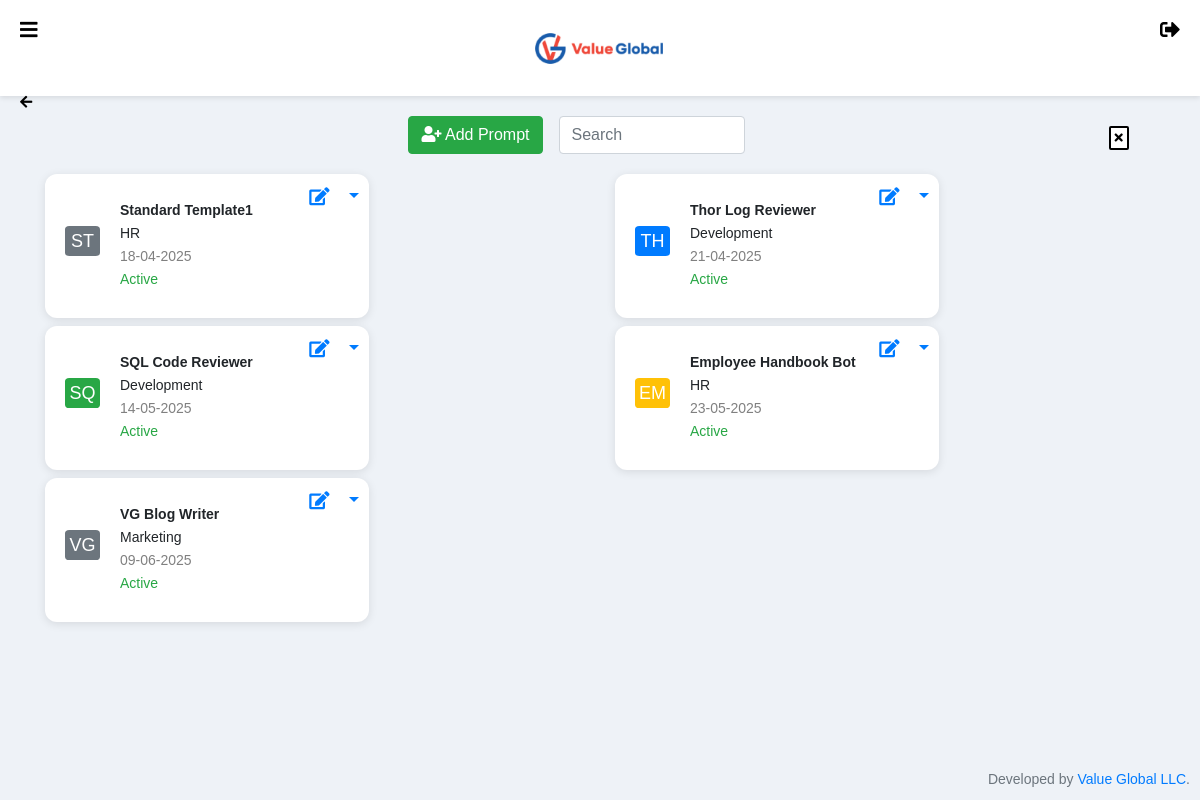
Screenshot of /view_autogptPermission with the database file from the repository.
### tables this page shows
CREATE TABLE autogpt1 (
            id INTEGER PRIMARY KEY AUTOINCREMENT,
            business_function TEXT NOT NULL,
            gpt_name TEXT NOT NULL,
            description TEXT NOT NULL,
            prompt TEXT NOT NULL,
            template_file TEXT,
            timestamp TIMESTAMP DEFAULT CURRENT_TIMESTAMP,
            username TEXT NOT NULL,        
            role TEXT NOT NULL,
            version TEXT NOT NULL,
            input_expected TEXT NOT NULL,
            status
        , help_text TEXT);

### routes/prompt/view_autogptPermission.py (the view)
@prompt_bp.route('/view_autogptPermission', methods=['GET'])
def view_autogptPermission():
    query = request.args.get('query', '').strip()  # Ensure correct variable name
    with sqlite3.connect('autogpt1.db') as conn:
        conn.row_factory = sqlite3.Row
        cur = conn.cursor()
        if query:
            cur.execute("""
                SELECT id, gpt_name, business_function, timestamp, status
                FROM autogpt1
                WHERE gpt_name LIKE ? OR business_function LIKE ?
            """, (f'%{query}%', f'%{query}%'))
        else:
            cur.execute("SELECT id, gpt_name, business_function, timestamp, status FROM autogpt1")
        prompts = cur.fetchall()
    return render_template('prompt/view_autogptPermission.html', prompts=prompts, query=query)

### templates/prompt/view_autogptPermission.html (shortened to what this page needs)
<!DOCTYPE html>
<html lang="en">
<head>
    <link rel="stylesheet" href="https://stackpath.bootstrapcdn.com/bootstrap/4.5.2/css/bootstrap.min.css">
    <link rel="stylesheet" href="https://cdnjs.cloudflare.com/ajax/libs/font-awesome/6.4.2/css/all.min.css">
    <link rel="stylesheet" href="https://cdnjs.cloudflare.com/ajax/libs/font-awesome/5.15.4/css/all.min.css">
</head>
<body>
    <header class="header">
        <div class="menu-container" onclick="toggleDropdown()">
            <i class="fas fa-bars menu-icon"></i>
        </div>
        <div class="logo-container">
            <img src="{{ url_for('static', filename='LogoWhite.png') }}" alt="Logo" class="logo">
        </div>
        <div class="logout-container">
            <a href="{{ url_for('auth.index') }}" title="Log Out">
                <i class="fas fa-sign-out-alt logout-icon"></i>
            </a>
        </div>
    </header>
    <div class="back-icon-container">
        <a href="{{ url_for('auth.roles_permission') }}" class="back-icon" title="Go Back">
            <i class="fas fa-arrow-left"></i>
        </a>
    </div>
    <div class="container d-flex justify-content-center mb-3">
        <a href="{{ url_for('prompt.create_autogpt') }}" class="btn btn-success mr-3">
            <i class="fas fa-user-plus"></i> Add Prompt
        </a>
        <form action="/view_autogptPermission" method="get" class="d-flex position-relative">
            <input type="text" name="query" class="form-control search-input" placeholder="Search" value="{{ query }}">
            <i class="fas fa-times cancel-icon" id="cancel-search"></i>
        </form>
    </div>
    <div class="container">
        <div class="row">
            {% for prompt in prompts %}
            <div class="col-md-6">
                <div class="user-card {% if prompt['status'] == 'Inactive' %}blurred{% endif %}">
                    <div class="user-initial {{ loop.cycle('color-1', 'color-2', 'color-3', 'color-4') }}">
                        {{ prompt['gpt_name'][0:2].upper() }}
                    </div>
                    <div class="user-details">
                        <p><strong>{{ prompt['gpt_name'] }}</strong></p>
                        <p>{{ prompt['business_function'] }}</p>
                        <p class="timestamp">{{ prompt['timestamp'] }}</p>
                        <p class="prompt-status
                        {% if prompt['status'] == 'Active' %}text-success{% elif prompt['status'] == 'Inactive'%}text-danger{% endif %}">
                        {{ prompt['status'] }}
                        </p>
                    </div>
                    <div class="actions">
                        <a href="{{ url_for('prompt.edit_autogpt', prompt_id=prompt['id']) }}"><i class="fas fa-edit action-icon"></i></a>
                        <div class="dropdown">
                            <button class="btn btn-link dropdown-toggle" type="button" id="dropdownMenuButton{{ prompt['id'] }}"
                                data-bs-toggle="dropdown" aria-expanded="false" style="border: none; background: none;">
                            </button>
                        </div>
                    </div>
                </div>
            </div>
            {% if loop.index % 2 == 0 %}
        </div><div class="row">
            {% endif %}
            {% endfor %}
        </div>
    </div>
    <div class="footer">
        Developed by <a href="https://www.valueglobal.net" target="_blank" rel="noreferrer">Value Global LLC</a>.
    </div>
</body>
</html>

### templates/prompt/view_autogptPermission.html (style rules this page uses)
body { font-family: Arial, sans-serif; background-color: #eef2f7; margin: 0; padding: 0; }
.container { margin-top: 20px; }
.header { display: flex; justify-content: center; align-items: center; background-color: #fff; height: 12vh; padding: 10px 20px; box-shadow: 0px 2px 5px rgba(0, 0, 0, 0.1); margin-bottom: 20px; position: relative; }
.menu-container { cursor: pointer; position: absolute; left: 20px; top: 20px; }
.menu-icon { font-size: 20px; color: black; }
.logo-container { display: flex; justify-content: center; align-items: center; flex-grow: 1; }
.logo { height: 35px; }
.logout-container { position: absolute; right: 20px; top: 20px; }
.logout-icon { font-size: 20px; color: black; }
.search-input { width: 80%; max-width: 300px; }
.cancel-icon { font-size: 12px; position: absolute; left: 550px; top: 58%; transform: translateY(-50%); cursor: pointer; color: black; border: 2px solid black; padding: 4px; border-radius: 2px; background-color: white; display: flex; align-items: center; justify-content: center; }
.user-card { display: flex; align-items: center; background-color: white; padding: 20px; border-radius: 12px; box-shadow: 0px 2px 10px rgba(0, 0, 0, 0.1); margin-bottom: 20px; height: 95%; width: 60%; position: relative; }
.user-initial { width: 35px; height: 30px; border-radius: 12%; display: flex; justify-content: center; align-items: center; font-size: 18px; font-weight: normal; color: white; margin-right: 20px; margin-bottom: 10px; }
.color-1 { background-color: #6c757d; }
.color-2 { background-color: #007bff; }
.color-3 { background-color: #28a745; }
.color-4 { background-color: #ffc107; }
.user-details { flex-grow: 1; }
.timestamp { color: gray; font-size: 14px; }
.user-details p { margin-bottom: 2px; font-size: 14px; }
.actions { position: absolute; top: 10px; right: 10px; display: flex; align-items: center; gap: 15px; }
.action-icon { font-size: 18px; color: #007bff; cursor: pointer; transition: color 0.3s; }
.dropdown-toggle { padding: 0; border: none; background: none; font-size: 18px; color: #007bff; }
.footer { position: fixed; bottom: 10px; right: 10px; font-size: 14px; color: #6c757d; }
.footer a { text-decoration: none; color: #007bff; }
.back-icon-container { position: absolute; top: 90px; left: 20px; }
.back-icon { font-size: 14px; color: black; text-decoration: none; }

### rows the page displays
autogpt1: gpt_name "ST", gpt_name "Standard Template1", business_function "HR", timestamp "18-04-2025", status "Active"
autogpt1: gpt_name "TH", gpt_name "Thor Log Reviewer", business_function "Development", timestamp "21-04-2025", status "Active"
autogpt1: gpt_name "SQ", gpt_name "SQL Code Reviewer", business_function "Development", timestamp "14-05-2025", status "Active"
autogpt1: gpt_name "EM", gpt_name "Employee Handbook Bot", business_function "HR", timestamp "23-05-2025", status "Active"
autogpt1: gpt_name "VG", gpt_name "VG Blog Writer", business_function "Marketing", timestamp "09-06-2025", status "Active"
